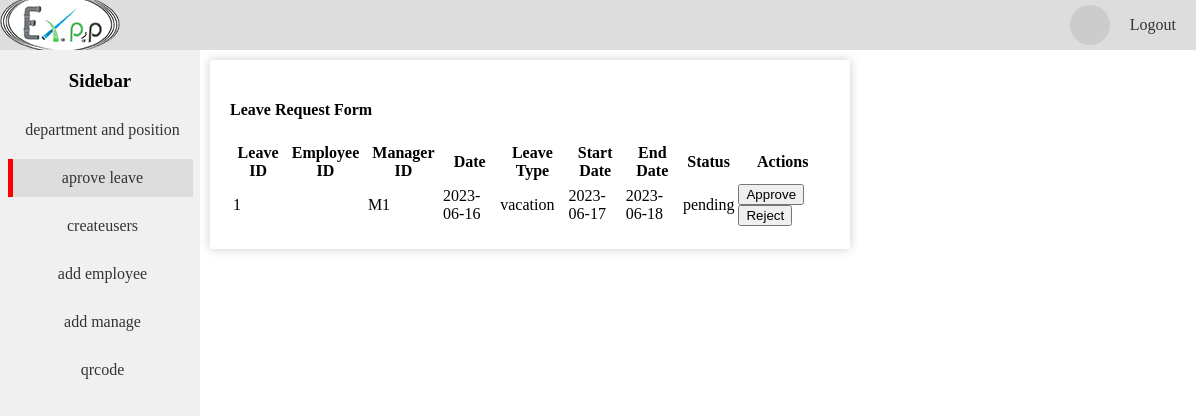
Page /aproveleave.php on the earlier database version.
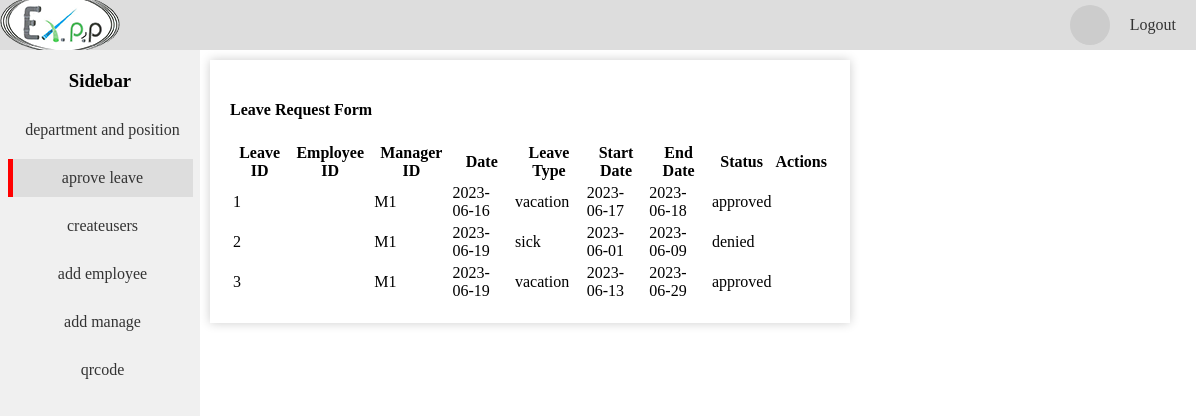
Same page on the later database version.
### tables this page shows
CREATE TABLE `employee_leave` (
  `leaveID` int(11) NOT NULL,
  `employeeID` int(11) DEFAULT NULL,
  `managerID` varchar(255) DEFAULT NULL,
  `date` date NOT NULL,
  `leavetype` varchar(50) NOT NULL,
  `startdate` date NOT NULL,
  `enddate` date NOT NULL,
  `status` varchar(15) NOT NULL
);

### aproveleave.php (the view, shortened to what this page needs)
<!DOCTYPE html>
<html>
<head>
</head>
<body>
<div class="page-container">
  <?php include 'header.php'; ?>
  <div class="content-container">
  <div class="sidebar">
    <h3>Sidebar</h3>
    <a href="department_and_position.php">department and position</a>
    <a class="active"href="aproveleave.php">aprove leave</a>
    <a href="createusers.php">createusers</a>
    <a href="employee.php">add employee</a>
    <a href="manager.php">add manage</a>
    <a href="qrcode.php">qrcode</a>
  </div>
  <div class="rightofsidebar">
<div class="container">
   <h4>Leave Request Form</h4>
   <?php
require_once "connection.php";
$sql = "SELECT * FROM employee_leave";
$result = $conn->query($sql);
if ($result->num_rows > 0) {
    echo "<table>";
    echo "<tr><th>Leave ID</th><th>Employee ID</th><th>Manager ID</th><th>Date</th><th>Leave Type</th><th>Start Date</th><th>End Date</th><th>Status</th><th>Actions</th></tr>";
    while($row = $result->fetch_assoc()) {
        echo "<tr>";
        echo "<td>" . $row["leaveID"] . "</td>";
        echo "<td>" . $row["employeeID"] . "</td>";
        echo "<td>" . $row["managerID"] . "</td>";
        echo "<td>" . $row["date"] . "</td>";
        echo "<td>" . $row["leavetype"] . "</td>";
        echo "<td>" . $row["startdate"] . "</td>";
        echo "<td>" . $row["enddate"] . "</td>";
        echo "<td>" . $row["status"] . "</td>";
        echo "<td>";
        if ($row["status"] == "pending") {
            echo '<form method="post" action="update.php">';
            echo '<input type="submit" name="approve" value="Approve">';
            echo '<input type="submit" name="reject" value="Reject">';
            echo '</form>';
        }
        echo "</td>";
        echo "</tr>";
    }
    echo "</table>";
} else {
    echo "0 results";
}
?>
    </div>
    </div>
    </div>
</body>
</html>

### header.php (shortened to what this page needs)
<!DOCTYPE html>
<html lang="en">
<head>
</head>
<body>
<div class="header">
    <div class="name"><img src="image/logo2_1619976135.png" alt="excel"></div>
    <div class="menu">
      <div class="avatar">
          <img src="https://www.gravatar.com/avatar/00000000000000000000000000000000?d=identicon" alt="Avatar">
      </div>
      <a href="logout.php">Logout</a>
    </div>
</div>
</body>
</html>

### aproveleave.php (style rules this page uses)
body { margin: 0; padding: 0; display: flex; flex-direction: row; justify-content: flex-start; align-items: stretch; }
.page-container { display: flex; flex-direction: column; justify-content: flex-start; align-items: stretch; }
.content-container { display: flex; flex-direction: row; justify-content: flex-start; align-items: stretch; }
.sidebar { width: 200px; height: 100vh; background-color: #f0f0f0; padding: 20px; box-sizing: border-box; display: flex; flex-direction: column; justify-content: flex-start; align-items: center; }
.sidebar h3 { margin-top: 0; }
.sidebar a { display: block; margin-bottom: 10px; padding: 10px; width: 100%; text-align: center; text-decoration: none; color: #333; border-left: 5px solid transparent; }
.sidebar a.active, .sidebar a:hover { background-color: #ddd; border-left-color: red; }
.rightofsidebar { margin: 0; padding: 0; display: flex; flex-direction: row; justify-content: flex-start; align-items: baseline; }
.container { max-width: 600px; height: auto; margin: 10px; padding: 20px; background-color: #fff; box-shadow: 0 0 10px rgba(0,0,0,0.2); }

### header.php (style rules this page uses)
.header { min-width: 98vw; display:flex; justify-content:flex-end; align-items:center; padding-right:20px; height:50px; background-color:#ddd }
.header .name { margin-right: auto; }
.header .menu { display:flex; align-items:center; }
.header .menu a { margin-left:20px; transition: color 0.2s; text-decoration:none; color:#333; }
.header .menu .avatar { width:40px; height:40px; border-radius:50%; margin-left:20px; overflow:hidden; }
.header .menu .avatar img { width:100%; }

Differences in the rows shown:
changed employee_leave id 1: status "pending" → "approved"; approve "Approve" → (not shown); reject "Reject" → (not shown)
added employee_leave: leaveID "2", managerID "M1", date "2023-06-19", leavetype "sick", startdate "2023-06-01", enddate "2023-06-09", status "denied"
added employee_leave: leaveID "3", managerID "M1", date "2023-06-19", leavetype "vacation", startdate "2023-06-13", enddate "2023-06-29", status "approved"
